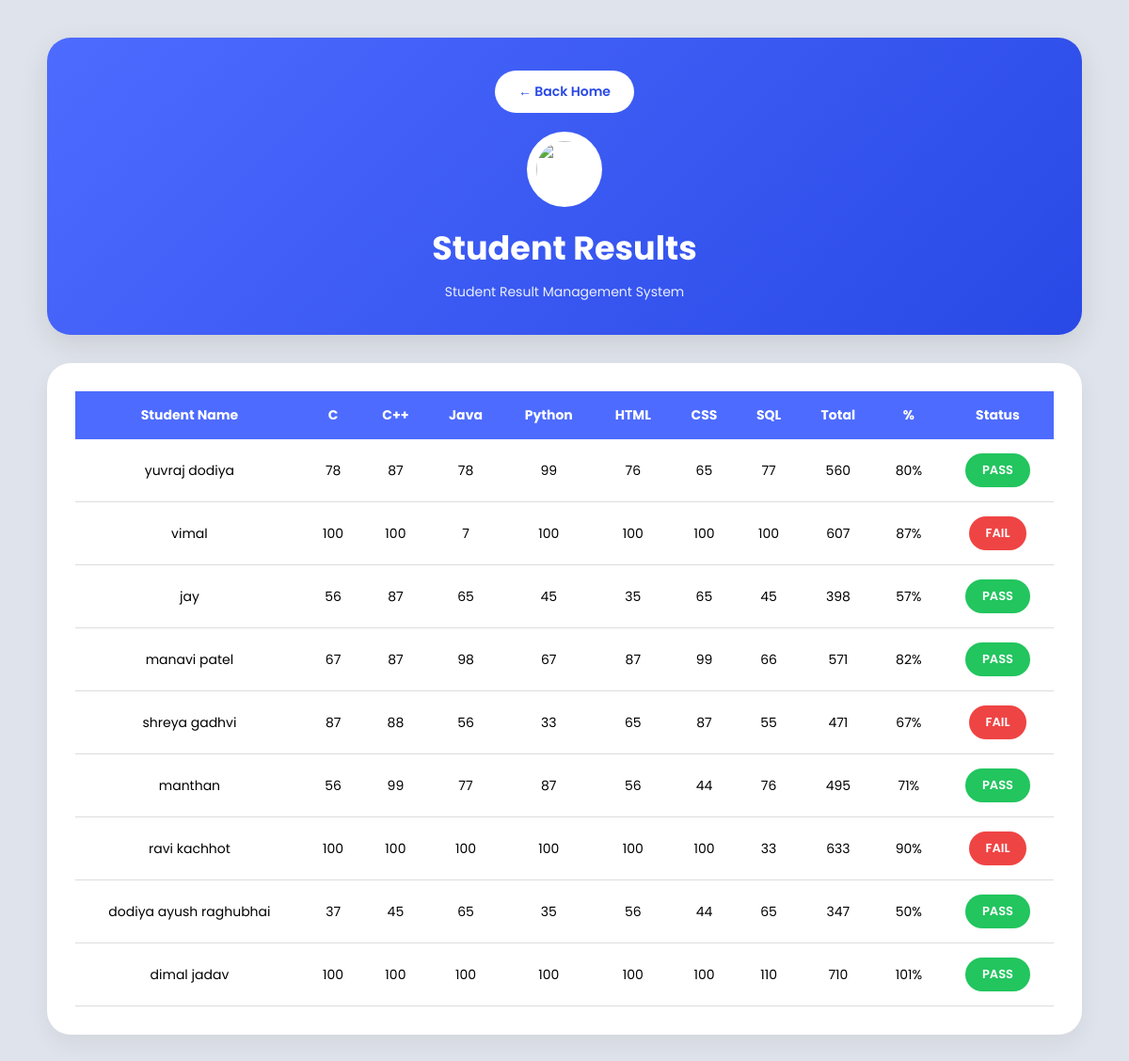
Screenshot of /adminpenal/results/ with the database file from the repository.
### adminpenal/models.py (models this page shows, shortened)
class Student(models.Model):
    student_name = models.CharField(max_length=50)
    student_phone = models.CharField(max_length=11)
    student_email = models.EmailField()
    student_aadhar = models.ImageField(upload_to='addar/')
    student_photo = models.ImageField(upload_to='students/')
    c = models.IntegerField()
    cpp = models.IntegerField()
    java = models.IntegerField()
    python = models.IntegerField()
    html = models.IntegerField()
    css = models.IntegerField()
    sql = models.IntegerField()

### adminpenal/views.py (the view)
# urls.py: path('results/',views.results,name='results'),
def results(request):
    data = Student.objects.all()
    return render(request,'adminpenal/results.html',{'data':data})

### adminpenal/templates/adminpenal/results.html (shortened to what this page needs)
<!DOCTYPE html>
<html lang="en">
<head>
</head>
<body>
<div class="container">
    <div class="top-section">
        <a href="/adminpenal/admin_dashbord/" class="back-btn">
            ← Back Home
        </a>
        <div class="logo">
            <img src="https://cdn-icons-png.flaticon.com/512/3135/3135755.png">
        </div>
        <h1>Student Results</h1>
        <p>Student Result Management System</p>
    </div>
    <div class="result-section">
        <table>
            <thead>
                <tr>
                    <th>Student Name</th>
                    <th>C</th>
                    <th>C++</th>
                    <th>Java</th>
                    <th>Python</th>
                    <th>HTML</th>
                    <th>CSS</th>
                    <th>SQL</th>
                    <th>Total</th>
                    <th>%</th>
                    <th>Status</th>
                </tr>
            </thead>
            <tbody>
            {% for i in data %}
                {% with total=i.c|add:i.cpp|add:i.java|add:i.python|add:i.html|add:i.css|add:i.sql %}
                <tr>
                    <td>{{ i.student_name }}</td>
                    <td>{{ i.c }}</td>
                    <td>{{ i.cpp }}</td>
                    <td>{{ i.java }}</td>
                    <td>{{ i.python }}</td>
                    <td>{{ i.html }}</td>
                    <td>{{ i.css }}</td>
                    <td>{{ i.sql }}</td>
                    <td>{{ total }}</td>
                    <td>
                        {% widthratio total 700 100 %}%
                    </td>
                    <td>
                        {% if i.c >= 35 and i.cpp >= 35 and i.java >= 35 and i.python >= 35 and i.html >= 35 and i.css >= 35 and i.sql >= 35 %}
                            <span class="pass">PASS</span>
                        {% else %}
                            <span class="fail">FAIL</span>
                        {% endif %}
                    </td>
                </tr>
                {% endwith %}
            {% endfor %}
            </tbody>
        </table>
    </div>
</div>
</body>
</html>

### adminpenal/templates/adminpenal/results.html (style rules this page uses)
* { margin:0; padding:0; box-sizing:border-box; font-family:'Poppins',sans-serif; }
body { background:#dfe3eb; padding:40px 20px; }
.container { max-width:1100px; margin:auto; }
.top-section { background:linear-gradient(135deg,#4d6bff,#2949e6); padding:35px; border-radius:25px; text-align:center; color:white; margin-bottom:30px; box-shadow:0 10px 30px rgba(0,0,0,0.1); }
.logo img { width:80px; height:80px; background:white; padding:10px; border-radius:50%; margin-bottom:15px; }
.top-section h1 { font-size:35px; margin-bottom:10px; }
.top-section p { font-size:14px; opacity:0.9; }
.back-btn { display:inline-block; margin-bottom:20px; padding:12px 25px; background:white; color:#2949e6; text-decoration:none; border-radius:30px; font-size:14px; font-weight:600; transition:0.3s; }
.result-section { background:white; border-radius:25px; padding:30px; box-shadow:0 10px 25px rgba(0,0,0,0.06); overflow:auto; }
table { width:100%; border-collapse:collapse; min-width:900px; }
th { background:#4d6bff; color:white; padding:15px; font-size:14px; }
td { padding:15px; text-align:center; border-bottom:1px solid #ddd; font-size:14px; }
.pass { background:#22c55e; color:white; padding:8px 18px; border-radius:30px; font-size:13px; font-weight:600; display:inline-block; }
.fail { background:#ef4444; color:white; padding:8px 18px; border-radius:30px; font-size:13px; font-weight:600; display:inline-block; }

### rows the page displays
Student: student_name "yuvraj dodiya", c "78", cpp "87", java "78", python "99", html "76", css "65", sql "77", i "560", widthratio "80", shows "PASS"
Student: student_name "vimal", c "100", cpp "100", java "7", python "100", html "100", css "100", sql "100", i "607", widthratio "87", shows "FAIL"
Student: student_name "jay", c "56", cpp "87", java "65", python "45", html "35", css "65", sql "45", i "398", widthratio "57", shows "PASS"
Student: student_name "manavi patel", c "67", cpp "87", java "98", python "67", html "87", css "99", sql "66", i "571", widthratio "82", shows "PASS"
Student: student_name "shreya gadhvi", c "87", cpp "88", java "56", python "33", html "65", css "87", sql "55", i "471", widthratio "67", shows "FAIL"
Student: student_name "manthan", c "56", cpp "99", java "77", python "87", html "56", css "44", sql "76", i "495", widthratio "71", shows "PASS"
Student: student_name "ravi kachhot", c "100", cpp "100", java "100", python "100", html "100", css "100", sql "33", i "633", widthratio "90", shows "FAIL"
Student: student_name "dodiya ayush raghubhai", c "37", cpp "45", java "65", python "35", html "56", css "44", sql "65", i "347", widthratio "50", shows "PASS"
Student: student_name "dimal jadav", c "100", cpp "100", java "100", python "100", html "100", css "100", sql "110", i "710", widthratio "101", shows "PASS"
